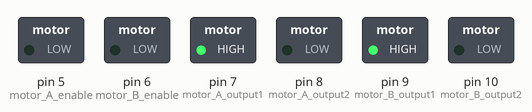
Bench run of a sketch on a simulated Arduino Uno, built with avr-gcc and run on an emulated ATmega328P. On the bench: switched loads named in the sketch (green lamp = pin HIGH).

Above: at 0.1 s.
Timing chart, 0 to 1.6 s (numbered marks = the images above):
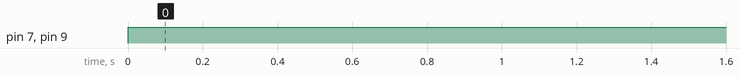

Measured:
- by itself, pin 7 (motor_A_output1), pin 9 (motor_B_output1): LOW → HIGH at 0.00 s

The sketch:

motor-test.ino
```cpp
const int motor_A_enable  = 5;
const int motor_B_enable  = 6;
const int motor_A_output1 = 7;
const int motor_A_output2 = 8;
const int motor_B_output1 = 9;
const int motor_B_output2 = 10;
int speed = 250;

void setup()
{
	speed = 0;
	pinMode(motor_A_enable , OUTPUT);
	pinMode(motor_B_enable , OUTPUT);
	pinMode(motor_A_output1, OUTPUT);
	pinMode(motor_A_output2, OUTPUT);
	pinMode(motor_B_output1, OUTPUT);
	pinMode(motor_B_output2, OUTPUT);
}

void loop()
{
	analogWrite (motor_A_enable , speed);
	analogWrite (motor_B_enable , speed);
	digitalWrite(motor_A_output1, HIGH );
	digitalWrite(motor_A_output2, LOW  );
	digitalWrite(motor_B_output1, HIGH );
	digitalWrite(motor_B_output2, LOW  );
}
```
